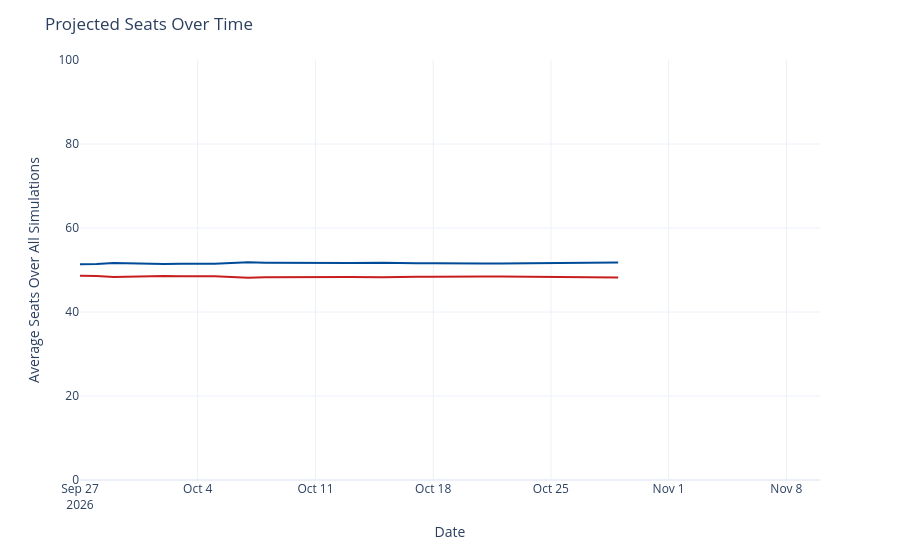

The notebook cell this image was saved under:
### Code cell
seats_over_time = output_ts[(output_ts['geo'] == 'US Senate') &
                             (output_ts['type'] == 'seats')]
seats_over_time['rep_seats'] = seats_over_time['y'].map(lambda x: 100 - x)
seats_over_time = seats_over_time.rename({'y': 'Democrats', 'rep_seats': 'Republicans'}, axis=1)
seats_time_ser = px.line(seats_over_time, x='date', y=['Democrats', 'Republicans'], template='plotly_white',
                        color_discrete_map={'Democrats': '#004b97', 'Republicans': '#c71e1d'},)
seats_time_ser.update_traces(hovertemplate="%{y:.1f}")
seats_time_ser.update_layout(
    xaxis=dict(range=[pd.to_datetime('2026-09-27'), pd.to_datetime('2026-11-10')]),
    yaxis=dict(range=[0, 100]),
    xaxis_title='Date',
    yaxis_title='Average Seats Over All Simulations',
    title=dict(text="Projected Seats Over Time"),
    hovermode="x",
    showlegend=False
)
seats_time_ser

### Figure 1 — Plotly figure (JSON) as saved in the notebook; plotly's stock layout.template omitted (floating-point values rounded to 4 significant figures)
{"data": [{"hovertemplate": "%{y:.1f}", "legendgroup": "Democrats", "line": {"color": "#004b97", "dash": "solid"}, "marker": {"symbol": "circle"}, "mode": "lines", "name": "Democrats", "orientation": "v", "showlegend": true, "type": "scatter", "x": ["2026-09-27", "2026-09-28", "2026-09-29", "2026-09-30", "2026-10-01", "2026-10-02", "2026-10-03", "2026-10-04", "2026-10-05", "2026-10-06", "2026-10-07", "2026-10-08", "2026-10-09", "2026-10-10", "2026-10-11", "2026-10-12", "2026-10-13", "2026-10-15", "2026-10-16", "2026-10-17", "2026-10-18", "2026-10-19", "2026-10-20", "2026-10-21", "2026-10-22", "2026-10-23", "2026-10-24", "2026-10-25", "2026-10-26", "2026-10-27", "2026-10-29"], "xaxis": "x", "y": [51.35, 51.4, 51.64, 51.51, 51.41, 51.42, 51.47, 51.47, 51.48, 51.68, 51.82, 51.75, 51.71, 51.62, 51.6, 51.62, 51.64, 51.74, 51.6, 51.58, 51.61, 51.53, 51.53, 51.56, 51.57, 51.59, 51.63, 51.62, 51.69, 51.7, 51.78], "yaxis": "y"}, {"hovertemplate": "%{y:.1f}", "legendgroup": "Republicans", "line": {"color": "#c71e1d", "dash": "solid"}, "marker": {"symbol": "circle"}, "mode": "lines", "name": "Republicans", "orientation": "v", "showlegend": true, "type": "scatter", "x": ["2026-09-27", "2026-09-28", "2026-09-29", "2026-09-30", "2026-10-01", "2026-10-02", "2026-10-03", "2026-10-04", "2026-10-05", "2026-10-06", "2026-10-07", "2026-10-08", "2026-10-09", "2026-10-10", "2026-10-11", "2026-10-12", "2026-10-13", "2026-10-15", "2026-10-16", "2026-10-17", "2026-10-18", "2026-10-19", "2026-10-20", "2026-10-21", "2026-10-22", "2026-10-23", "2026-10-24", "2026-10-25", "2026-10-26", "2026-10-27", "2026-10-29"], "xaxis": "x", "y": [48.65, 48.6, 48.36, 48.49, 48.59, 48.58, 48.53, 48.53, 48.52, 48.32, 48.18, 48.25, 48.29, 48.38, 48.4, 48.38, 48.36, 48.26, 48.4, 48.42, 48.39, 48.47, 48.47, 48.44, 48.43, 48.41, 48.37, 48.38, 48.31, 48.3, 48.22], "yaxis": "y"}], "layout": {"hovermode": "x", "legend": {"title": {"text": "variable"}, "tracegroupgap": 0}, "margin": {"t": 60}, "showlegend": false, "title": {"text": "Projected Seats Over Time"}, "xaxis": {"anchor": "y", "domain": [0, 1], "range": ["2026-09-27T00:00:00", "2026-11-10T00:00:00"], "title": {"text": "Date"}}, "yaxis": {"anchor": "x", "domain": [0, 1], "range": [0, 100], "title": {"text": "Average Seats Over All Simulations"}}}}
